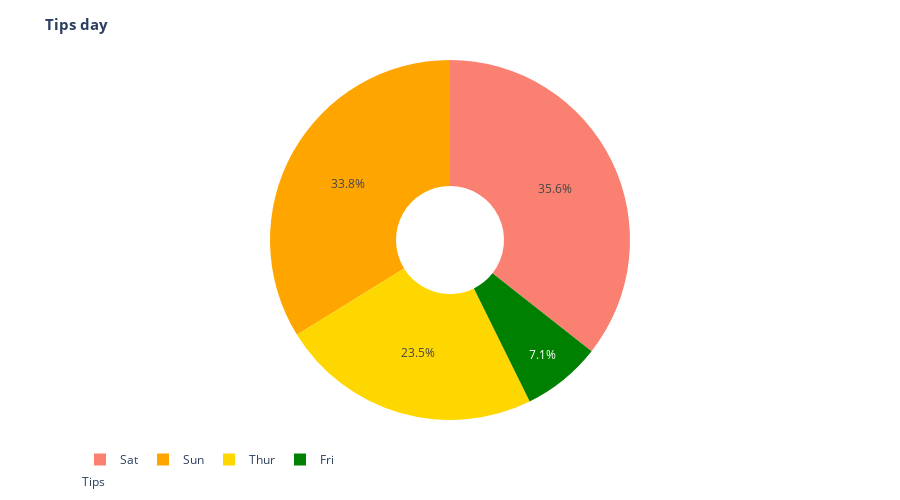

Here is the notebook cell this chart was saved with:
### Code cell
viz.pie_plot(df_group_bar, values='tip', names='day',
             title="<b>Tips day<b>", data_source='Tips', hole=0.3)

### Figure 1 — Plotly figure (JSON) as saved in the notebook; plotly's stock layout.template omitted (floating-point values rounded to 4 significant figures; data arrays with more than 128 entries replaced by an {"elided": "..."} marker saying what was removed)
{"data": [{"domain": {"x": [0, 1], "y": [0, 1]}, "hole": 0.3, "hovertemplate": "day=%{label}<br>tip=%{value}<extra></extra>", "labels": {"elided": "244 str values"}, "legendgroup": "", "name": "", "showlegend": true, "type": "pie", "values": {"elided": "244 float values"}}], "layout": {"annotations": [{"showarrow": false, "text": "Tips", "x": 0, "xref": "paper", "y": -0.2, "yref": "paper"}], "autosize": true, "height": 500, "legend": {"orientation": "h", "tracegroupgap": 0, "x": 0, "xanchor": "left", "y": -0.15, "yanchor": "bottom"}, "margin": {"t": 60}, "paper_bgcolor": "rgba(0,0,0,0)", "piecolorway": ["salmon", "orange", "gold", "green", "blue", "purple", "black"], "plot_bgcolor": "rgba(0,0,0,0)", "title": {"font": {"size": 15}, "text": "<b>Tips day<b>"}, "xaxis": {"title": {}}, "yaxis": {"title": {}}}}
